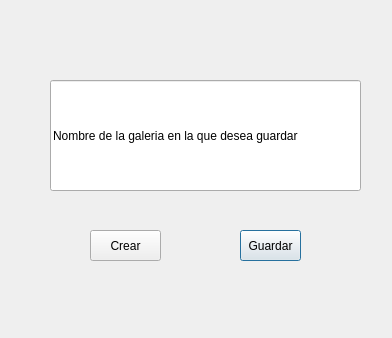
<?xml version="1.0" encoding="UTF-8"?>
<ui version="4.0">
 <class>createGalery</class>
 <widget class="QDialog" name="createGalery">
  <property name="geometry">
   <rect>
    <x>0</x>
    <y>0</y>
    <width>392</width>
    <height>338</height>
   </rect>
  </property>
  <property name="windowTitle">
   <string>Dialog</string>
  </property>
  <widget class="QPushButton" name="botonGuardar">
   <property name="geometry">
    <rect>
     <x>240</x>
     <y>230</y>
     <width>61</width>
     <height>31</height>
    </rect>
   </property>
   <property name="text">
    <string>Guardar</string>
   </property>
  </widget>
  <widget class="QLineEdit" name="nombreGaleriaEdit">
   <property name="geometry">
    <rect>
     <x>50</x>
     <y>80</y>
     <width>311</width>
     <height>111</height>
    </rect>
   </property>
   <property name="text">
    <string>Nombre de la galeria en la que desea guardar</string>
   </property>
  </widget>
  <widget class="QPushButton" name="botonCrear">
   <property name="geometry">
    <rect>
     <x>90</x>
     <y>230</y>
     <width>71</width>
     <height>31</height>
    </rect>
   </property>
   <property name="text">
    <string>Crear</string>
   </property>
  </widget>
 </widget>
 <resources/>
 <connections/>
</ui>
